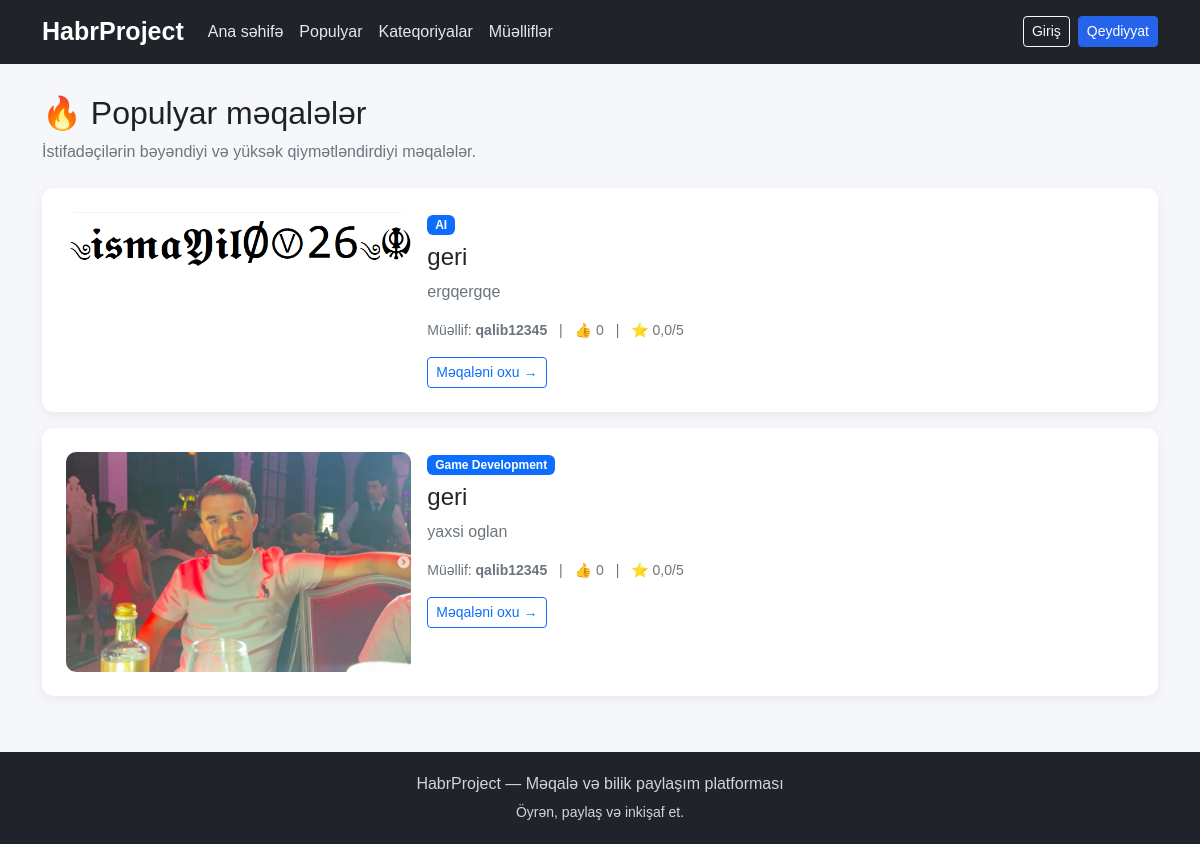
Page /popular/ on the committed database.
### articles/models.py (models this page shows, shortened)
class Article(models.Model):
    class Status(models.TextChoices):
        PENDING = "pending", "Təsdiq gözləyir"
        PUBLISHED = "published", "Yayımlanıb"
        REJECTED = "rejected", "Rədd edilib"
    title = models.CharField(
        max_length=250,
        verbose_name="Başlıq",
    )
    image = models.ImageField(
        upload_to="articles/",
        verbose_name="Məqalə şəkli",
    )
    content = models.TextField(
        verbose_name="Məqalənin mətni",
    )
    category = models.ForeignKey(
        Category,
        on_delete=models.PROTECT,
        related_name="articles",
        verbose_name="Kateqoriya",
    )
    author = models.ForeignKey(
        settings.AUTH_USER_MODEL,
        on_delete=models.CASCADE,
        related_name="articles",
        verbose_name="Müəllif",
    )
    status = models.CharField(
        max_length=20,
        choices=Status.choices,
        default=Status.PENDING,
        verbose_name="Yayımlanma statusu",
    )
    created_at = models.DateTimeField(
        auto_now_add=True,
        verbose_name="Yaradılma tarixi",
    )
    updated_at = models.DateTimeField(
        auto_now=True,
        verbose_name="Son dəyişiklik tarixi",
    )
    approved_by = models.ForeignKey(
        settings.AUTH_USER_MODEL,
        on_delete=models.SET_NULL,
        null=True,
        blank=True,
        related_name="approved_articles",
        verbose_name="Təsdiqləyən admin",
    )
    approved_at = models.DateTimeField(
        null=True,
        blank=True,
        verbose_name="Təsdiq tarixi",
    )
    class Meta:
        ordering = ["-created_at"]
        verbose_name = "Məqalə"
        verbose_name_plural = "Məqalələr"

class Category(models.Model):
    name = models.CharField(
        max_length=100,
        unique=True,
        verbose_name="Kateqoriya adı",
    )
    slug = models.SlugField(
        max_length=100,
        unique=True,
        verbose_name="URL adı",
    )
    class Meta:
        ordering = ["name"]
        verbose_name = "Kateqoriya"
        verbose_name_plural = "Kateqoriyalar"

### accounts/models.py (models this page shows, shortened)
class User(AbstractUser):
    class Role(models.TextChoices):
        SUPER_ADMIN = "super_admin", "Super Admin"
        ADMIN = "admin", "Admin"
        USER = "user", "User"
    role = models.CharField(
        max_length=20,
        choices=Role.choices,
        default=Role.USER,
        verbose_name="İstifadəçi rolu",
    )
    is_blocked = models.BooleanField(
        default=False,
        verbose_name="Bloklanıb",
    )

### articles/views.py (the view)
# urls.py: path("popular/", views.popular_articles, name="popular"),
def popular_articles(request):
    articles = Article.objects.filter(
        status=Article.Status.PUBLISHED
    ).annotate(
        like_count=Count(
            "votes",
            filter=Q(votes__vote_type=ArticleVote.VoteType.LIKE),
        ),
        rating_average=Avg("ratings__value"),
    ).order_by("-like_count", "-rating_average", "-created_at")
    return render(request, "articles/popular.html", {
        "articles": articles,
    })

### articles/templates/articles/popular.html (shortened to what this page needs)
{% extends "base.html" %}
{% block content %}
<div class="mb-4">
    <h1 class="h2">🔥 Populyar məqalələr</h1>
    <p class="text-secondary">
        İstifadəçilərin bəyəndiyi və yüksək qiymətləndirdiyi məqalələr.
    </p>
</div>
{% for article in articles %}
    <div class="content-card mb-3">
        <div class="row g-3">
            {% if article.image %}
                <div class="col-md-4">
                    <a href="{% url 'article_detail' article.pk %}">
                        <img
                            src="{{ article.image.url }}"
                            alt="{{ article.title }}"
                            class="article-image"
                            style="max-height: 220px;"
                        >
                    </a>
                </div>
            {% endif %}
            <div class="{% if article.image %}col-md-8{% else %}col-12{% endif %}">
                <span class="badge text-bg-primary mb-2">
                    {{ article.category.name }}
                </span>
                <h2 class="h4">
                    <a
                        href="{% url 'article_detail' article.pk %}"
                        class="text-dark text-decoration-none"
                    >
                        {{ article.title }}
                    </a>
                </h2>
                <p class="text-secondary">
                    {{ article.content|truncatewords:30 }}
                </p>
                <div class="small text-secondary mb-3">
                    Müəllif: <strong>{{ article.author.username }}</strong>
                    <span class="mx-2">|</span>
                    👍 {{ article.like_count|default:0 }}
                    <span class="mx-2">|</span>
                    ⭐ {{ article.rating_average|default:0|floatformat:1 }}/5
                </div>
                <a
                    href="{% url 'article_detail' article.pk %}"
                    class="btn btn-outline-primary btn-sm"
                >
                    Məqaləni oxu →
                </a>
            </div>
        </div>
    </div>
{% endfor %}
{% endblock %}

### templates/base.html (style rules this page uses)
body { background-color: #f5f7fa; color: #202124; font-family: Arial, sans-serif; }
.content-card { background: #ffffff; border-radius: 12px; padding: 24px; box-shadow: 0 3px 12px rgba(0, 0, 0, 0.06); }
.article-image { width: 100%; max-height: 350px; object-fit: cover; border-radius: 10px; }

### rows in the picture
Article: image (picture), category.name "AI", title "geri", content "ergqergqe", author.username "qalib12345", like_count "0", rating_average "0,0"
Article: image (picture), category.name "Game Development", title "geri", content "yaxsi oglan", author.username "qalib12345", like_count "0", rating_average "0,0"
